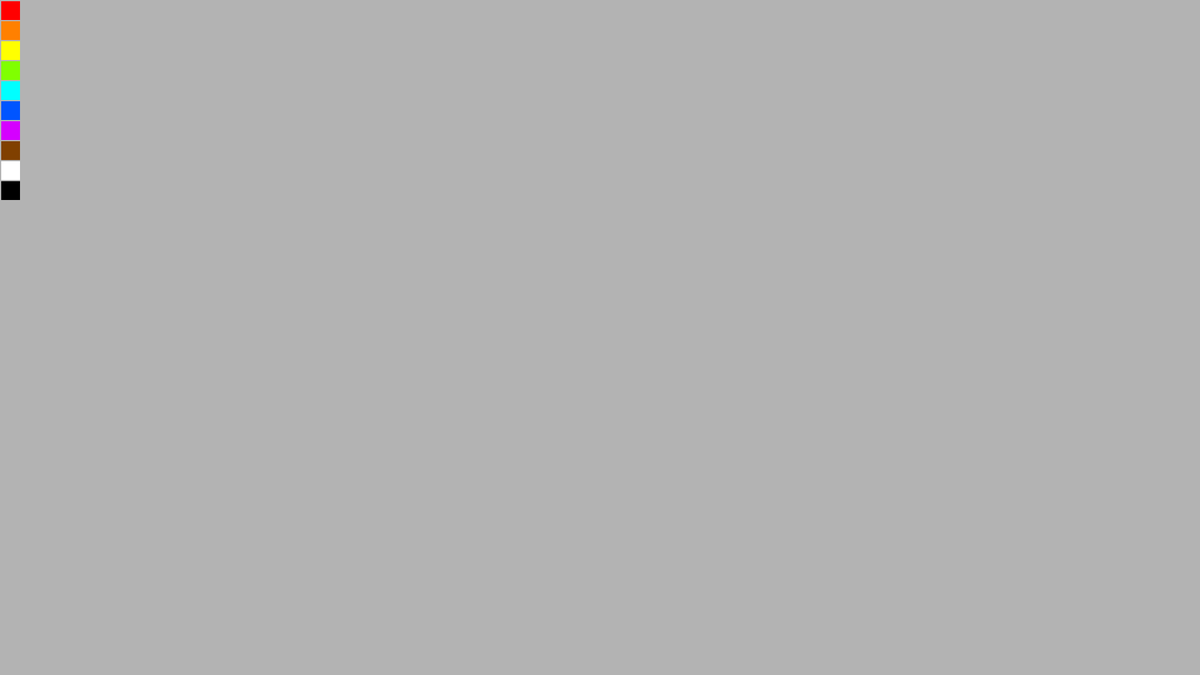
Frame 1 (no input)
Frame 60 (no input): identical to frame 1, image omitted
Frame 120 (the mouse pressed at the canvas centre since frame 60): identical to frame 1, image omitted

The p5.js sketch that drew this single still picture (run headless with seeded random() and noise() and a simulated clock; from frame 60 on, the mouse is pressed at the canvas centre):

// p5.js sketch
// ── sketch.js
let x = 0;
let y = 0;
let colors = 0;

function setup() {
  createCanvas(1920, 1080);
  colorMode(HSB);
  background(0, 0, 70);
}

function draw() {
  noStroke();
  fill(0, 100, 100);
  square(2, 2, 30);

  noStroke();
  fill(30, 100, 100);
  square(2, 34, 30);

  noStroke();
  fill(60, 100, 100);
  square(2, 66, 30);

  noStroke();
  fill(90, 100, 100);
  square(2, 98, 30);

  noStroke();
  fill(180, 100, 100);
  square(2, 130, 30);

  noStroke();
  fill(220, 100, 100);
  square(2, 162, 30);

  noStroke();
  fill(290, 100, 100);
  square(2, 194, 30);

  noStroke();
  fill(30, 100, 50);
  square(2, 226, 30);

  noStroke();
  fill(0, 0, 100);
  square(2, 258, 30);

  noStroke();
  fill(30, 100, 0);
  square(2, 290, 30);
}

function mouseClicked() 
{
  if (mouseX >= 2 && mouseX <= 32 && mouseY >= 2 && mouseY <= 32) 
  {
    colors = 1;
    console.log(colors);
  } 
  else if (mouseX >= 2 && mouseX <= 32 && mouseY >= 34 && mouseY <= 64) 
  {
    colors = 2;
  } 
  else if (mouseX >= 2 && mouseX <= 32 && mouseY >= 66 && mouseY <= 96) 
  {
    colors = 3;
  }
  else if (mouseX >= 2 && mouseX <= 32 && mouseY >= 98 && mouseY <= 128)
  {
    colors = 4;
  } 
  else if (mouseX >= 2 && mouseX <= 32 && mouseY >= 130 && mouseY <= 160) 
  {
    colors = 5;
  } 
  else if (mouseX >= 2 && mouseX <= 32 && mouseY >= 162 && mouseY <= 192) 
  {
    colors = 6;
  } 
  else if (mouseX >= 2 && mouseX <= 32 && mouseY >= 194 && mouseY <= 224) 
  {
    colors = 7;
  } 
  else if (mouseX >= 2 && mouseX <= 32 && mouseY >= 226 && mouseY <= 256) 
  {
    colors = 8;
  }
  else if (mouseX >= 2 && mouseX <= 32 && mouseY >= 258 && mouseY <= 288) 
  {
    colors = 9;
  } 
  else if (mouseX >= 2 && mouseX <= 32 && mouseY >= 290 && mouseY <= 320) 
  {
    colors = 10;
  }
}

function mouseDragged() 
{
  switch (colors) 
  {
    case 1:
      stroke(0, 100, 100);
      break;
    case 2:
      stroke(30, 100, 100);
      break;
    case 3:
      stroke(60, 100, 100);
      break;
    case 4:
      stroke(90, 100, 100);
      break;
    case 5:
      stroke(180, 100, 100);
      break;
    case 6:
      stroke(220, 100, 100);
      break;
    case 7:
      stroke(290, 100, 100);
      break;
    case 8:
      stroke(30, 100, 50);
      break;
    case 9:
      stroke(0, 0, 100);
      break;
    case 10:
      stroke(30, 100, 0);
      break;
  }

  strokeWeight(10);
  line(pmouseX, pmouseY, mouseX, mouseY);
  console.log(mouseX, mouseY);
}
